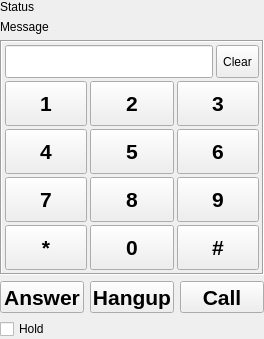
<?xml version="1.0" encoding="UTF-8"?>
<ui version="4.0">
 <class>PhoneWidget</class>
 <widget class="QWidget" name="PhoneWidget">
  <property name="geometry">
   <rect>
    <x>0</x>
    <y>0</y>
    <width>264</width>
    <height>339</height>
   </rect>
  </property>
  <property name="windowTitle">
   <string>Form</string>
  </property>
  <layout class="QVBoxLayout" name="verticalLayout">
   <property name="leftMargin">
    <number>0</number>
   </property>
   <property name="topMargin">
    <number>0</number>
   </property>
   <property name="rightMargin">
    <number>0</number>
   </property>
   <property name="bottomMargin">
    <number>0</number>
   </property>
   <item>
    <widget class="QLabel" name="label_regitration_status">
     <property name="text">
      <string>Status</string>
     </property>
    </widget>
   </item>
   <item>
    <widget class="QLabel" name="label_message">
     <property name="sizePolicy">
      <sizepolicy hsizetype="Ignored" vsizetype="Preferred">
       <horstretch>0</horstretch>
       <verstretch>0</verstretch>
      </sizepolicy>
     </property>
     <property name="text">
      <string>Message</string>
     </property>
    </widget>
   </item>
   <item>
    <widget class="QFrame" name="frame">
     <property name="frameShape">
      <enum>QFrame::Box</enum>
     </property>
     <property name="frameShadow">
      <enum>QFrame::Sunken</enum>
     </property>
     <layout class="QGridLayout" name="gridLayout">
      <property name="leftMargin">
       <number>3</number>
      </property>
      <property name="topMargin">
       <number>3</number>
      </property>
      <property name="rightMargin">
       <number>3</number>
      </property>
      <property name="bottomMargin">
       <number>3</number>
      </property>
      <property name="spacing">
       <number>3</number>
      </property>
      <item row="1" column="0">
       <widget class="QToolButton" name="toolButton_pad_1">
        <property name="sizePolicy">
         <sizepolicy hsizetype="Expanding" vsizetype="Expanding">
          <horstretch>0</horstretch>
          <verstretch>0</verstretch>
         </sizepolicy>
        </property>
        <property name="font">
         <font>
          <pointsize>16</pointsize>
          <weight>75</weight>
          <bold>true</bold>
         </font>
        </property>
        <property name="text">
         <string>1</string>
        </property>
       </widget>
      </item>
      <item row="1" column="1">
       <widget class="QToolButton" name="toolButton_pad_2">
        <property name="sizePolicy">
         <sizepolicy hsizetype="Expanding" vsizetype="Expanding">
          <horstretch>0</horstretch>
          <verstretch>0</verstretch>
         </sizepolicy>
        </property>
        <property name="font">
         <font>
          <pointsize>16</pointsize>
          <weight>75</weight>
          <bold>true</bold>
         </font>
        </property>
        <property name="text">
         <string>2</string>
        </property>
       </widget>
      </item>
      <item row="1" column="2">
       <widget class="QToolButton" name="toolButton_pad_3">
        <property name="sizePolicy">
         <sizepolicy hsizetype="Expanding" vsizetype="Expanding">
          <horstretch>0</horstretch>
          <verstretch>0</verstretch>
         </sizepolicy>
        </property>
        <property name="font">
         <font>
          <pointsize>16</pointsize>
          <weight>75</weight>
          <bold>true</bold>
         </font>
        </property>
        <property name="text">
         <string>3</string>
        </property>
       </widget>
      </item>
      <item row="2" column="0">
       <widget class="QToolButton" name="toolButton_pad_4">
        <property name="sizePolicy">
         <sizepolicy hsizetype="Expanding" vsizetype="Expanding">
          <horstretch>0</horstretch>
          <verstretch>0</verstretch>
         </sizepolicy>
        </property>
        <property name="font">
         <font>
          <pointsize>16</pointsize>
          <weight>75</weight>
          <bold>true</bold>
         </font>
        </property>
        <property name="text">
         <string>4</string>
        </property>
       </widget>
      </item>
      <item row="2" column="1">
       <widget class="QToolButton" name="toolButton_pad_5">
        <property name="sizePolicy">
         <sizepolicy hsizetype="Expanding" vsizetype="Expanding">
          <horstretch>0</horstretch>
          <verstretch>0</verstretch>
         </sizepolicy>
        </property>
        <property name="font">
         <font>
          <pointsize>16</pointsize>
          <weight>75</weight>
          <bold>true</bold>
         </font>
        </property>
        <property name="text">
         <string>5</string>
        </property>
       </widget>
      </item>
      <item row="2" column="2">
       <widget class="QToolButton" name="toolButton_pad_6">
        <property name="sizePolicy">
         <sizepolicy hsizetype="Expanding" vsizetype="Expanding">
          <horstretch>0</horstretch>
          <verstretch>0</verstretch>
         </sizepolicy>
        </property>
        <property name="font">
         <font>
          <pointsize>16</pointsize>
          <weight>75</weight>
          <bold>true</bold>
         </font>
        </property>
        <property name="text">
         <string>6</string>
        </property>
       </widget>
      </item>
      <item row="3" column="0">
       <widget class="QToolButton" name="toolButton_pad_7">
        <property name="sizePolicy">
         <sizepolicy hsizetype="Expanding" vsizetype="Expanding">
          <horstretch>0</horstretch>
          <verstretch>0</verstretch>
         </sizepolicy>
        </property>
        <property name="font">
         <font>
          <pointsize>16</pointsize>
          <weight>75</weight>
          <bold>true</bold>
         </font>
        </property>
        <property name="text">
         <string>7</string>
        </property>
       </widget>
      </item>
      <item row="3" column="1">
       <widget class="QToolButton" name="toolButton_pad_8">
        <property name="sizePolicy">
         <sizepolicy hsizetype="Expanding" vsizetype="Expanding">
          <horstretch>0</horstretch>
          <verstretch>0</verstretch>
         </sizepolicy>
        </property>
        <property name="font">
         <font>
          <pointsize>16</pointsize>
          <weight>75</weight>
          <bold>true</bold>
         </font>
        </property>
        <property name="text">
         <string>8</string>
        </property>
       </widget>
      </item>
      <item row="3" column="2">
       <widget class="QToolButton" name="toolButton_pad_9">
        <property name="sizePolicy">
         <sizepolicy hsizetype="Expanding" vsizetype="Expanding">
          <horstretch>0</horstretch>
          <verstretch>0</verstretch>
         </sizepolicy>
        </property>
        <property name="font">
         <font>
          <pointsize>16</pointsize>
          <weight>75</weight>
          <bold>true</bold>
         </font>
        </property>
        <property name="text">
         <string>9</string>
        </property>
       </widget>
      </item>
      <item row="4" column="0">
       <widget class="QToolButton" name="toolButton_pad_aster">
        <property name="sizePolicy">
         <sizepolicy hsizetype="Expanding" vsizetype="Expanding">
          <horstretch>0</horstretch>
          <verstretch>0</verstretch>
         </sizepolicy>
        </property>
        <property name="font">
         <font>
          <pointsize>16</pointsize>
          <weight>75</weight>
          <bold>true</bold>
         </font>
        </property>
        <property name="text">
         <string>*</string>
        </property>
       </widget>
      </item>
      <item row="4" column="1">
       <widget class="QToolButton" name="toolButton_pad_0">
        <property name="sizePolicy">
         <sizepolicy hsizetype="Expanding" vsizetype="Expanding">
          <horstretch>0</horstretch>
          <verstretch>0</verstretch>
         </sizepolicy>
        </property>
        <property name="font">
         <font>
          <pointsize>16</pointsize>
          <weight>75</weight>
          <bold>true</bold>
         </font>
        </property>
        <property name="text">
         <string>0</string>
        </property>
       </widget>
      </item>
      <item row="4" column="2">
       <widget class="QToolButton" name="toolButton_pad_sharp">
        <property name="sizePolicy">
         <sizepolicy hsizetype="Expanding" vsizetype="Expanding">
          <horstretch>0</horstretch>
          <verstretch>0</verstretch>
         </sizepolicy>
        </property>
        <property name="font">
         <font>
          <pointsize>16</pointsize>
          <weight>75</weight>
          <bold>true</bold>
         </font>
        </property>
        <property name="text">
         <string>#</string>
        </property>
       </widget>
      </item>
      <item row="0" column="0" colspan="3">
       <layout class="QHBoxLayout" name="horizontalLayout_2">
        <item>
         <widget class="QLineEdit" name="lineEdit_phone_number">
          <property name="font">
           <font>
            <pointsize>16</pointsize>
            <weight>75</weight>
            <bold>true</bold>
           </font>
          </property>
         </widget>
        </item>
        <item>
         <widget class="ClearButton" name="toolButton_clear">
          <property name="sizePolicy">
           <sizepolicy hsizetype="Fixed" vsizetype="Preferred">
            <horstretch>0</horstretch>
            <verstretch>0</verstretch>
           </sizepolicy>
          </property>
          <property name="text">
           <string>Clear</string>
          </property>
         </widget>
        </item>
       </layout>
      </item>
     </layout>
    </widget>
   </item>
   <item>
    <layout class="QHBoxLayout" name="horizontalLayout">
     <item>
      <widget class="QToolButton" name="toolButton_answer">
       <property name="sizePolicy">
        <sizepolicy hsizetype="Ignored" vsizetype="Fixed">
         <horstretch>0</horstretch>
         <verstretch>0</verstretch>
        </sizepolicy>
       </property>
       <property name="font">
        <font>
         <pointsize>16</pointsize>
         <weight>75</weight>
         <bold>true</bold>
        </font>
       </property>
       <property name="text">
        <string>Answer</string>
       </property>
      </widget>
     </item>
     <item>
      <widget class="QToolButton" name="toolButton_hangup">
       <property name="sizePolicy">
        <sizepolicy hsizetype="Ignored" vsizetype="Fixed">
         <horstretch>0</horstretch>
         <verstretch>0</verstretch>
        </sizepolicy>
       </property>
       <property name="font">
        <font>
         <pointsize>16</pointsize>
         <weight>75</weight>
         <bold>true</bold>
        </font>
       </property>
       <property name="text">
        <string>Hangup</string>
       </property>
      </widget>
     </item>
     <item>
      <widget class="QToolButton" name="toolButton_call">
       <property name="sizePolicy">
        <sizepolicy hsizetype="Ignored" vsizetype="Fixed">
         <horstretch>0</horstretch>
         <verstretch>0</verstretch>
        </sizepolicy>
       </property>
       <property name="font">
        <font>
         <pointsize>16</pointsize>
         <weight>75</weight>
         <bold>true</bold>
        </font>
       </property>
       <property name="text">
        <string>Call</string>
       </property>
      </widget>
     </item>
    </layout>
   </item>
   <item>
    <widget class="QCheckBox" name="checkBox_hold">
     <property name="text">
      <string>Hold</string>
     </property>
    </widget>
   </item>
  </layout>
 </widget>
 <customwidgets>
  <customwidget>
   <class>ClearButton</class>
   <extends>QToolButton</extends>
   <header>ClearButton.h</header>
  </customwidget>
 </customwidgets>
 <resources/>
 <connections/>
</ui>
